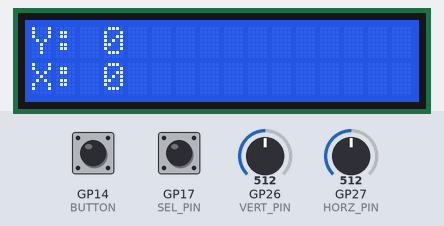
Bench run of a sketch on a simulated Raspberry Pi Pico W. On the bench: 16×2 character LCD. Inputs (shaded band) come from the test bench; at power-on: GP26 (VERT_PIN) = 512, GP27 (HORZ_PIN) = 512, GP14 (BUTTON) HIGH, GP17 (SEL_PIN) HIGH.

Above: at 0.6 s.
1.3 s: GP26 (VERT_PIN) set to 306
At 2.4 s:
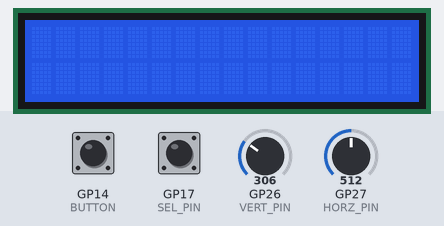
3.0 s: GP27 (HORZ_PIN) set to 306
At 4.0 s:
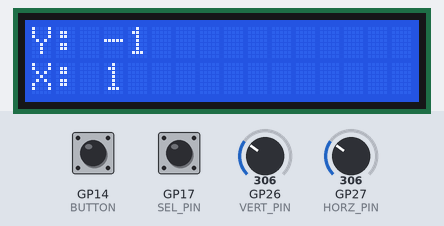
4.5 s: GP26 (VERT_PIN) set to 511
At 5.0 s:
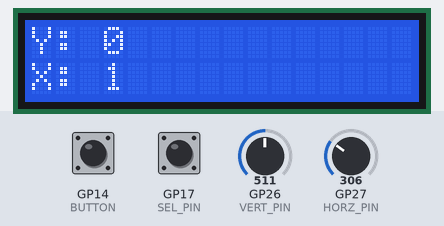
6.1 s: GP27 (HORZ_PIN) set to 1023
At 7.0 s:
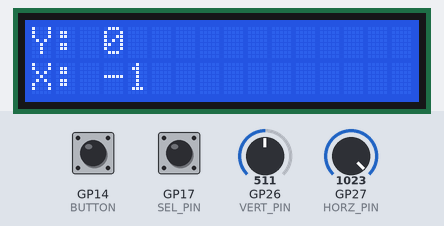
7.6 s: GP14 (BUTTON) pulled LOW for 3.2 s
12.6 s: GP26 (VERT_PIN) set to 122
At 13.5 s:
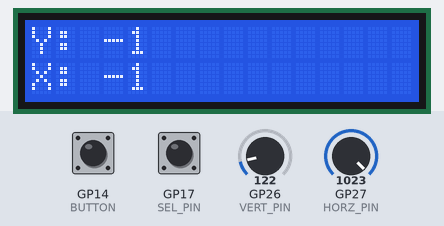
Timing chart, 0 to 15.1 s (numbered marks = the images above; inputs shaded):
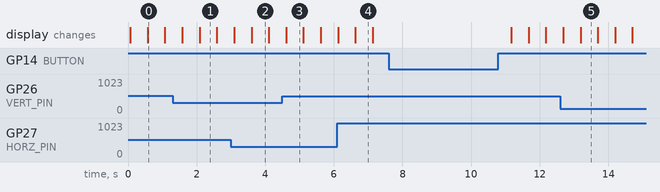

The sketch:

sketch.ino
```cpp
// Now turn this trash into treasure!
#include <LiquidCrystal.h>

#define VERT_PIN 26
#define HORZ_PIN 27
#define SEL_PIN  17
#define BUTTON 14
int on = 1;
LiquidCrystal lcd(12, 11, 10, 9, 8, 7);

void setup() {
  // put your setup code here, to run once:
  Serial1.begin(115200);
  //pinMode(POWER, OUTPUT);
  pinMode(VERT_PIN, INPUT);
  pinMode(HORZ_PIN, INPUT);
  pinMode(SEL_PIN, INPUT_PULLUP);
  pinMode(BUTTON, INPUT);
  lcd.begin(16, 2);

}
void loop() {
  // put your main code here, to run repeatedly:
  delay(1); // this speeds up the simulation
  //digitalWrite(POWER, HIGH);
  int vert = analogRead(VERT_PIN);
  int horz = analogRead(HORZ_PIN);
  vert /= 511;
  vert--;
  horz /= -511;
  horz++;
  bool buttonPressed = digitalRead(BUTTON) == LOW;
  bool selPressed = digitalRead(SEL_PIN) == LOW;
  lcd.clear();
  if (buttonPressed == 0) {
    on *= -1;
  }

  if (on == 1) {
    lcd.display();
  } else {
    lcd.noDisplay();
  }

  lcd.setCursor(0, 0);
  lcd.print("Y: ");
  lcd.print(vert);
  lcd.setCursor(0, 1);
  lcd.print("X: ");
  lcd.print(horz);
  //Serial1.pri/ntln(horz);
  //Serial1.println(selPressed);
  //Serial1.println(buttonPressed);
  delay(500);
  // horz goes from 0 (right) to 1023 (left)
  // vert goes from 0 (bottom) to 1023 (top)
  // selPressed is true is the joystick is pressed
}
```

Measured:
- after the input at 1.3 s, the display: first changes after 0.28 s (image 1 shows a later state)
- after the input at 3.0 s, the display: first changes after 0.10 s (image 2 shows a later state)
- after the input at 4.5 s, the display: changes after 0.11 s (image 3)
- after the input at 6.1 s, the display: first changes at once (image 4 shows a later state)
- after the input at 12.6 s, the display: first changes after 0.09 s (image 5 shows a later state)
- what the display in image 0 shows lasts 0.5 s, from 0.6 s to 1.1 s
